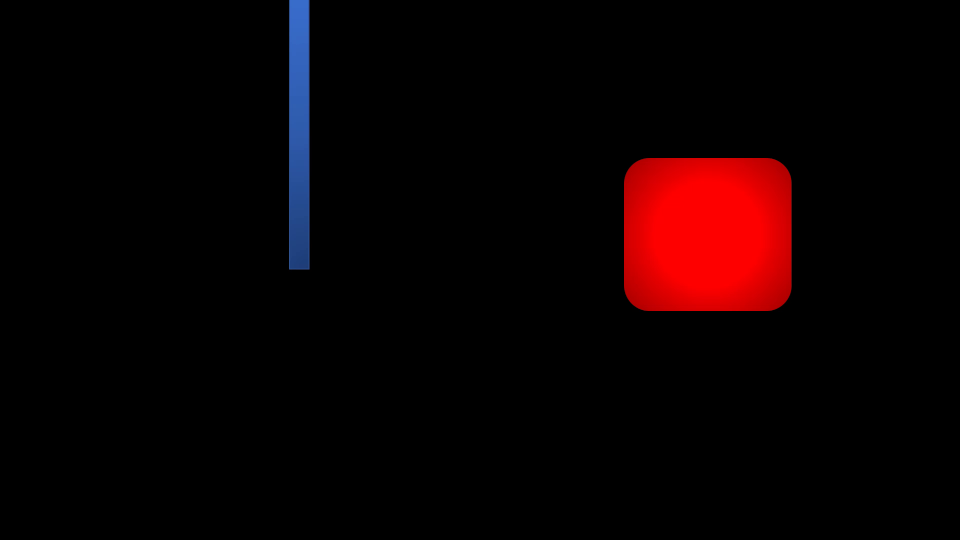
#> input picture frame 60 of q1/q1A.mp4, 1920 x 1080 px (shown at 1/2 size)
$ python q1.py
#> lines starting #> are read from the running program, lines starting #| are printed output that depends on the picture; after the words box and inside, x2 and y2 are one past the last pixel; in counts of white or black regions, pixels touching at a corner belong together
import cv2
import numpy as np

video_path = "C:/Users/lukin/OneDrive/Área de Trabalho/Faculdade/Nova pasta/Python/pdi-atividade-main/q1/q1A.mp4"
cap = cv2.VideoCapture(video_path)

if not cap.isOpened():
    print(f"Erro ao abrir o vídeo: {video_path}")
    exit()

colidiu = False
passou_barreira = False
ultima_posicao_barra = None

while True:
    ret, frame = cap.read()
#> frame is the input picture: shape (1080, 1920, 3); mean B, G, R 1.8, 0.9, 11.7

    if not ret:
        print("Fim do vídeo ou erro na leitura.")
        break

    frame = cv2.resize(frame, (800, 600))
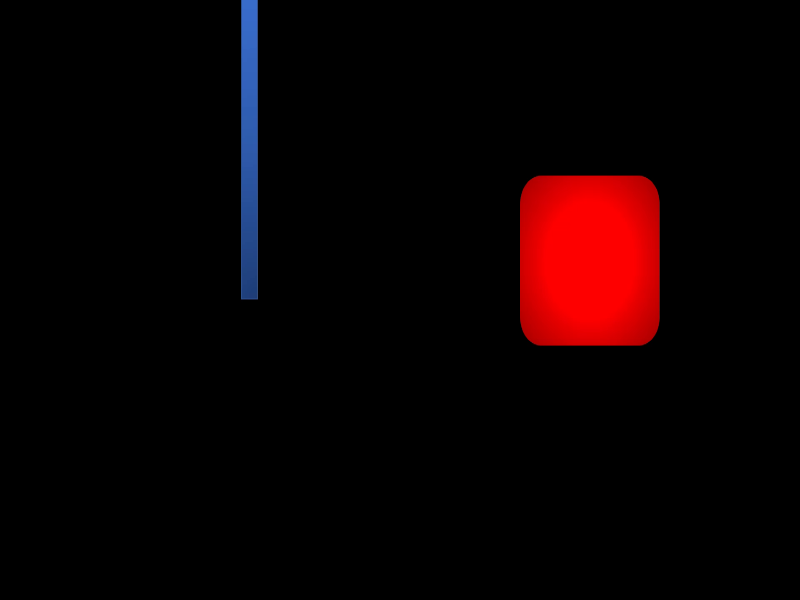
#> frame: shape (600, 800, 3); mean B, G, R 1.7, 0.9, 11.7

    hsv = cv2.cvtColor(frame, cv2.COLOR_BGR2HSV)
#> hsv: shape (600, 800, 3); mean H, S, V 1.4, 14.8, 12.9

    lower_red1 = np.array([0, 120, 70])
    upper_red1 = np.array([10, 255, 255])
    lower_red2 = np.array([170, 120, 70])
    upper_red2 = np.array([180, 255, 255])

    mask1 = cv2.inRange(hsv, lower_red1, upper_red1)
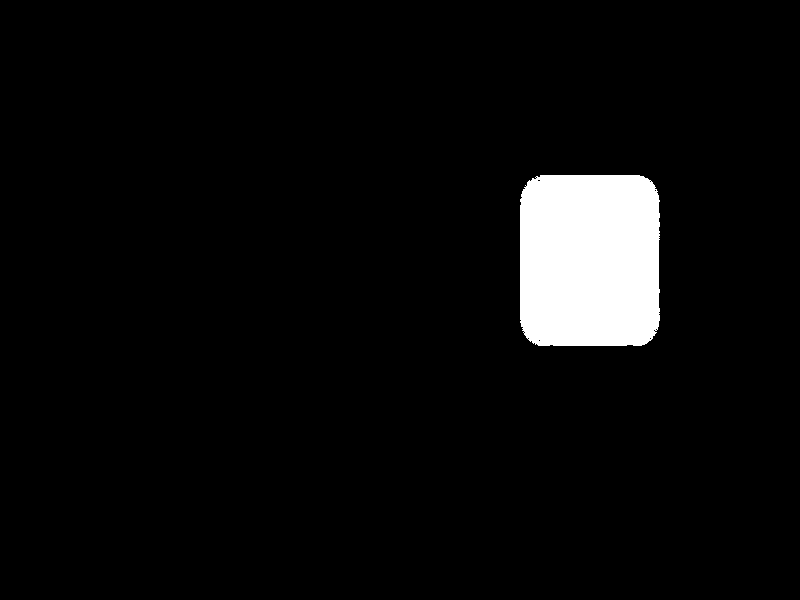
#> mask1: shape (600, 800); 4.8% white; 1 white region, box (x1, y1, x2, y2) and area: (520, 175, 660, 346) 23236
    mask2 = cv2.inRange(hsv, lower_red2, upper_red2)
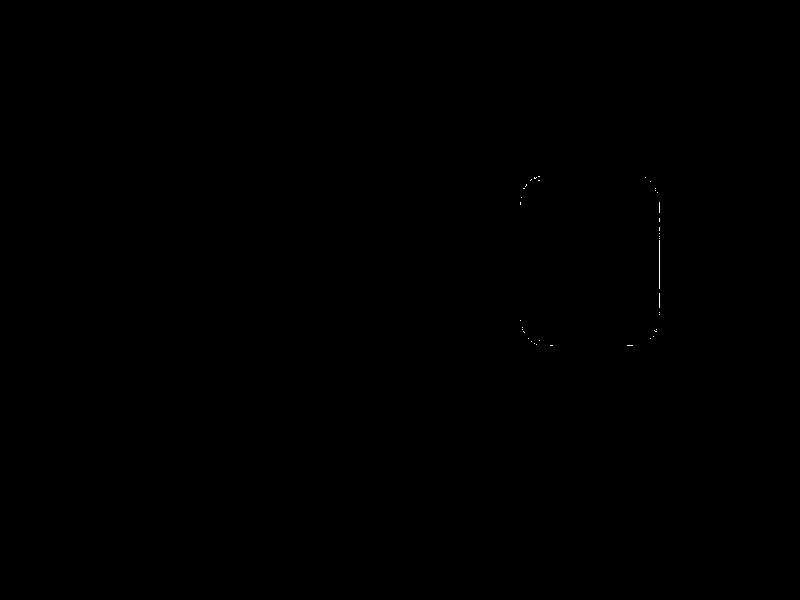
#> mask2: shape (600, 800); 0.03% white in thin lines or dots, all inside (x1, y1, x2, y2) = (520, 176, 660, 346)
    mask_red = cv2.bitwise_or(mask1, mask2)
#> mask_red: shape (600, 800); 4.9% white; 1 white region

    contours_red, _ = cv2.findContours(mask_red, cv2.RETR_EXTERNAL, cv2.CHAIN_APPROX_SIMPLE)
#> contours_red = 1 contour; box (x1, y1, x2, y2) and area: (520, 175, 660, 346) 23091

    red_rect = None
    for contour in contours_red:
        area = cv2.contourArea(contour)
        if area > 500:
            x, y, w, h = cv2.boundingRect(contour)
            red_rect = (x, y, w, h)
            cv2.rectangle(frame, (x, y), (x + w, y + h), (0, 255, 0), 3)
#> this loop made 1 pass
#> (area, x, y, w, h) on pass 1: (23091, 520, 175, 140, 171)
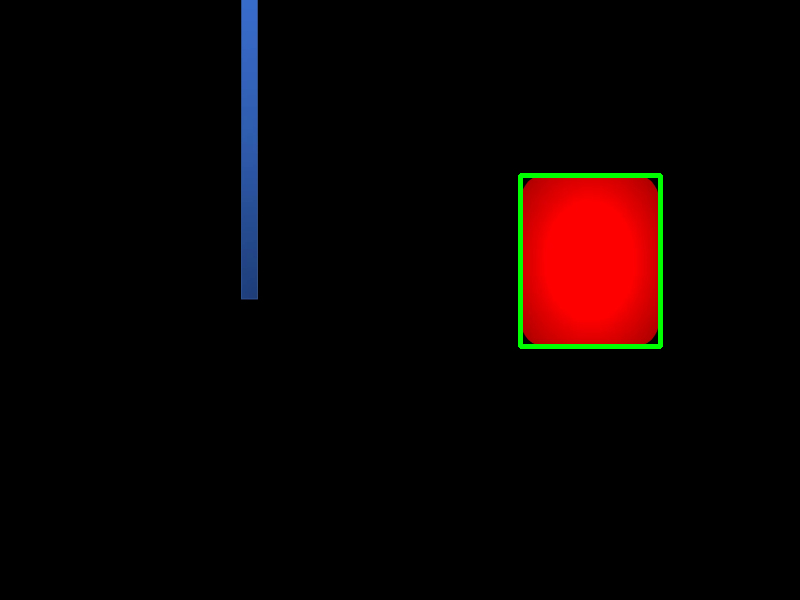
#> frame: shape (600, 800, 3); 0.65% of pixels changed, all inside (x1, y1, x2, y2) = (518, 173, 663, 349)

    lower_blue = np.array([100, 150, 50])
    upper_blue = np.array([140, 255, 255])

    mask_blue = cv2.inRange(hsv, lower_blue, upper_blue)
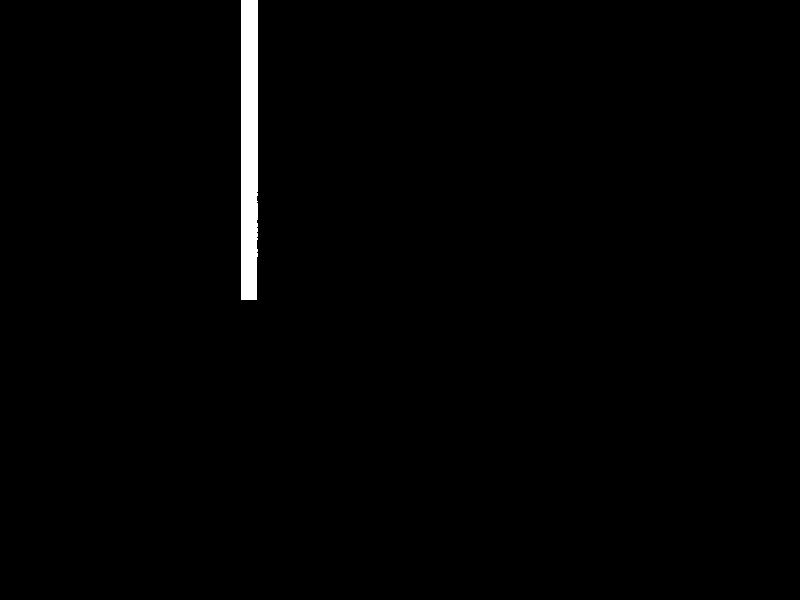
#> mask_blue: shape (600, 800); 1% white; 1 white region

    contours_blue, _ = cv2.findContours(mask_blue, cv2.RETR_EXTERNAL, cv2.CHAIN_APPROX_SIMPLE)
#> contours_blue = 1 contour; box (x1, y1, x2, y2) and area: (241, 0, 258, 300) 4718

    blue_rect = None
    for contour in contours_blue:
        area = cv2.contourArea(contour)
        if area > 500:
            x, y, w, h = cv2.boundingRect(contour)
            blue_rect = (x, y, w, h)
            ultima_posicao_barra = blue_rect
#> this loop made 1 pass
#> (area, x, y, w, h) on pass 1: (4718.5, 241, 0, 17, 300)

    if blue_rect is None and ultima_posicao_barra is not None:
        blue_rect = ultima_posicao_barra

    if red_rect and blue_rect:
        rx, ry, rw, rh = red_rect
#> rx = 520; ry = 175; rw = 140; rh = 171
        bx, by, bw, bh = blue_rect
#> bx = 241; by = 0; bw = 17; bh = 300

        if (rx < bx + bw and rx + rw > bx) and (ry < by + bh and ry + rh > by):
            colidiu = True
            cv2.putText(frame, "COLISAO DETECTADA", (200, 100), cv2.FONT_HERSHEY_SIMPLEX, 1.2, (0, 255, 255), 3)

        if rx + rw < bx:
            passou_barreira = True


    if passou_barreira:
        cv2.putText(frame, "PASSOU PELA BARREIRA", (180, 150), cv2.FONT_HERSHEY_SIMPLEX, 1.2, (0, 255, 255), 3)


    cv2.imshow("Detecção de Colisão", frame)

    # Pressione 'ESC' para sair
    key = cv2.waitKey(30) & 0xFF
#> (key Esc is pressed here)
    if key == 27:
        break

cap.release()
cv2.destroyAllWindows()

$ run again, starting later in the video
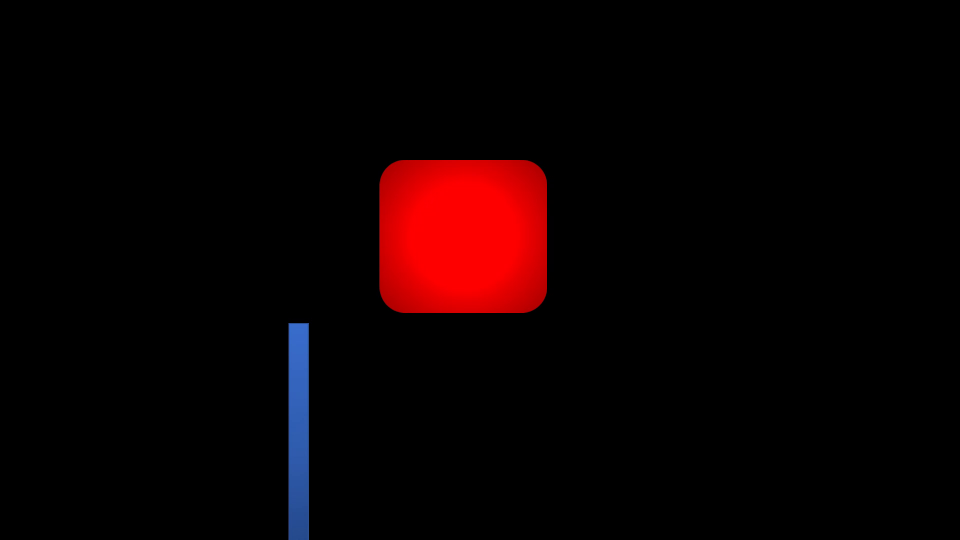
#> input picture frame 273 of q1/q1A.mp4, 1920 x 1080 px (shown at 1/2 size)
#> frame is the input picture: shape (1080, 1920, 3); mean B, G, R 1.5, 0.8, 11.6
#> hsv: shape (600, 800, 3); mean H, S, V 1.2, 14.5, 12.7
#> `mask1 = cv2.inRange(hsv, lower_red1, upper_red1)`:
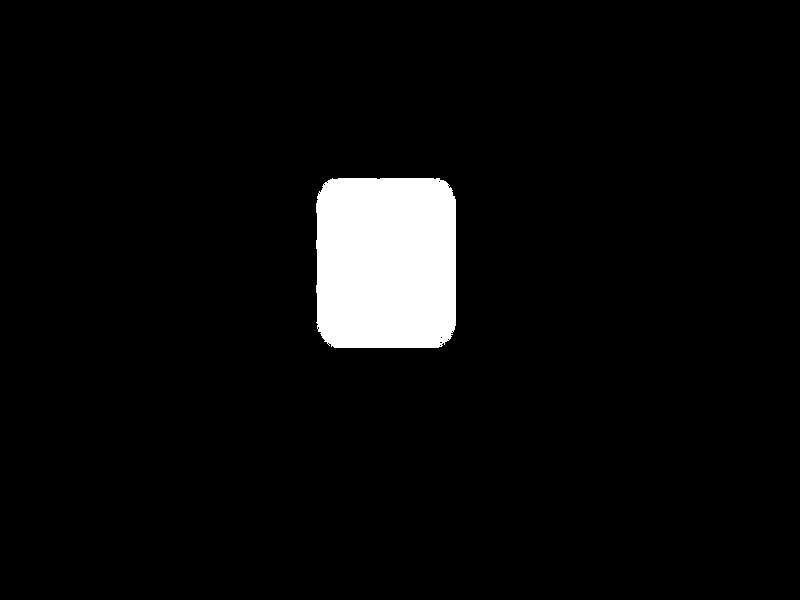
#> mask1: shape (600, 800); 4.8% white; 1 white region, box (x1, y1, x2, y2) and area: (316, 178, 456, 348) 23122
#> mask2: shape (600, 800); 0.03% white in thin lines or dots, all inside (x1, y1, x2, y2) = (316, 178, 454, 347)
#> mask_red: shape (600, 800); 4.9% white; 1 white region
#> contours_red = 1 contour; box (x1, y1, x2, y2) and area: (316, 178, 456, 348) 22999
#> the loop `for contour in contours_red:` made 1 pass
#> (area, x, y, w, h) on pass 1: (22999, 316, 178, 140, 170)
#> `mask_blue = cv2.inRange(hsv, lower_blue, upper_blue)`:
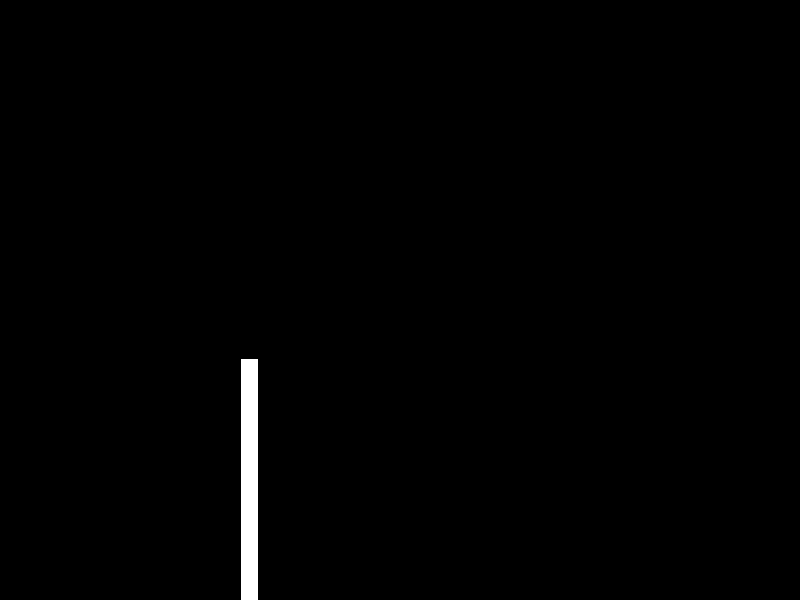
#> mask_blue: shape (600, 800); 0.85% white; 1 white region, box (x1, y1, x2, y2) and area: (241, 359, 258, 600) 4097
#> contours_blue = [[[241, 359], [241, 599], [257, 599], [257, 359]]]
#> the loop `for contour in contours_blue:` made 1 pass
#> (contour, area, x, y, w, h) on pass 1: ([[241, 359], [241, 599], [257, 599], [257, 359]], 3840, 241, 359, 17, 241)
#> rx = 316; ry = 178; rw = 140; rh = 170
#> bx = 241; by = 359; bw = 17; bh = 241

$ run again, starting later in the video
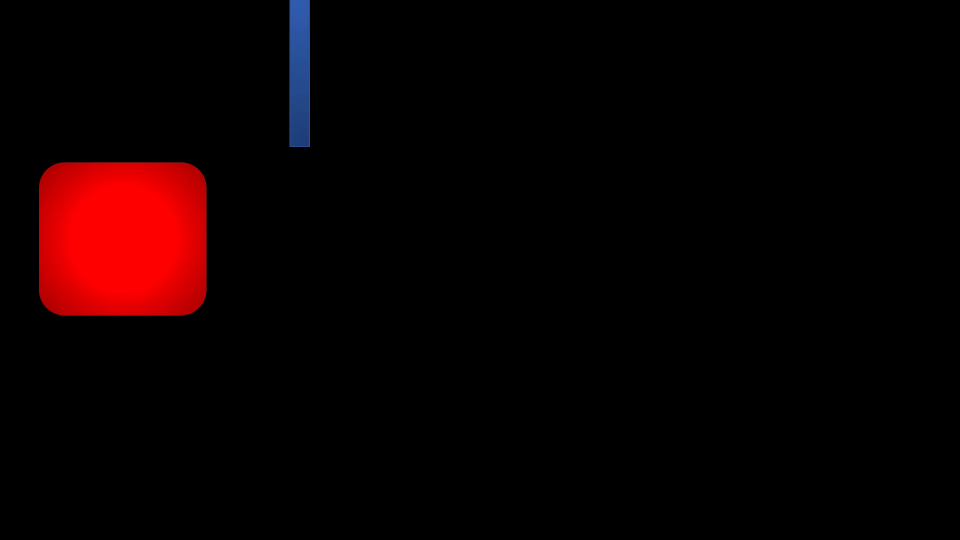
#> input picture frame 486 of q1/q1A.mp4, 1920 x 1080 px (shown at 1/2 size)
#> frame is the input picture: shape (1080, 1920, 3); mean B, G, R 0.9, 0.5, 11.4
#> hsv: shape (600, 800, 3); mean H, S, V 0.9, 14.3, 12.1
#> `mask1 = cv2.inRange(hsv, lower_red1, upper_red1)`:
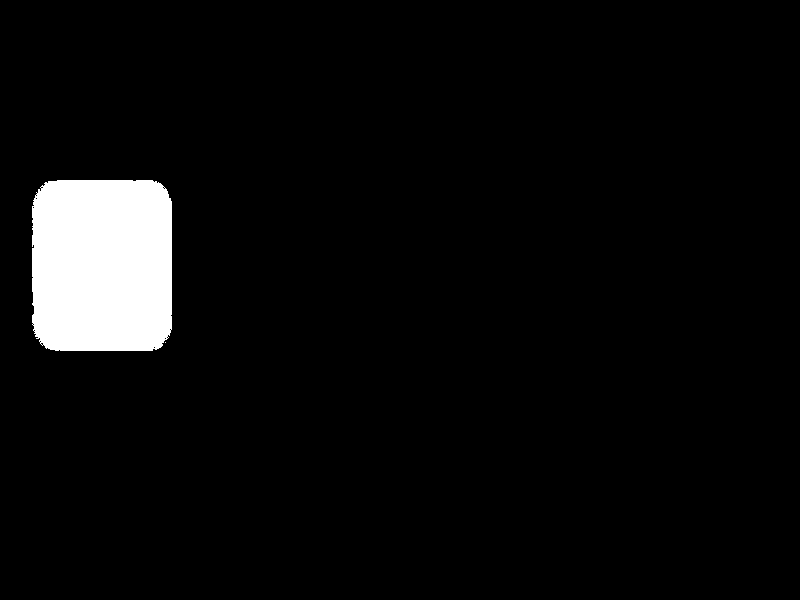
#> mask1: shape (600, 800); 4.8% white; 2 white regions (1 under 20 px), largest, box (x1, y1, x2, y2) and area: (32, 180, 172, 351) 23239
#> mask2: shape (600, 800); 0.03% white in thin lines or dots, all inside (x1, y1, x2, y2) = (32, 180, 172, 351)
#> mask_red: shape (600, 800); 4.9% white; 1 white region
#> contours_red = 1 contour; box (x1, y1, x2, y2) and area: (32, 180, 172, 351) 23093
#> the loop `for contour in contours_red:` made 1 pass
#> (area, x, y, w, h) on pass 1: (23093, 32, 180, 140, 171)
#> mask_blue: shape (600, 800); 0.54% white; 1 white region, box (x1, y1, x2, y2) and area: (242, 0, 258, 163) 2608
#> contours_blue = [[[242, 0], [242, 162], [257, 162], [257, 0]]]
#> the loop `for contour in contours_blue:` made 1 pass
#> (contour, area, x, y, w, h) on pass 1: ([[242, 0], [242, 162], [257, 162], [257, 0]], 2430, 242, 0, 16, 163)
#> rx = 32; ry = 180; rw = 140; rh = 171
#> bx = 242; by = 0; bw = 16; bh = 163
#> `cv2.putText(frame, "PASSOU PELA BARREIRA", (180, 150), cv2.FONT_HERSHE..`:
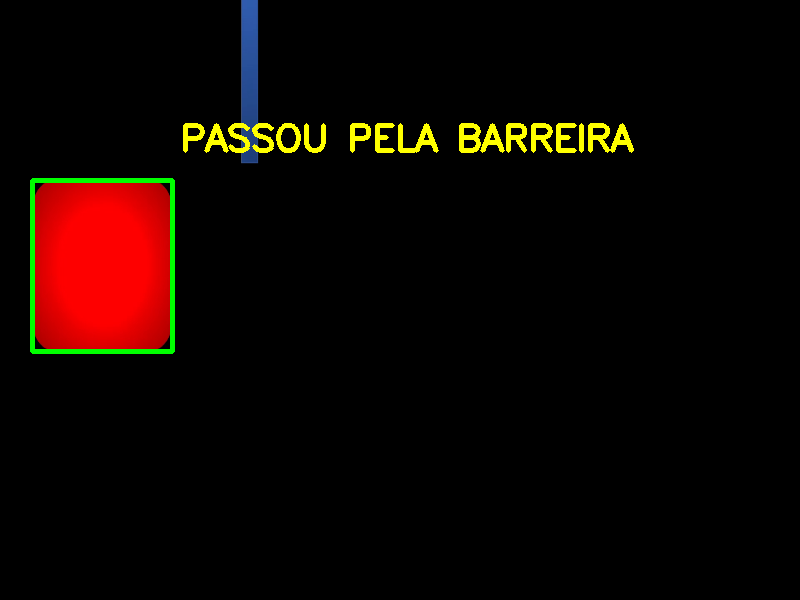
#> frame: shape (600, 800, 3); mean B, G, R 0.8, 5.2, 14.1
